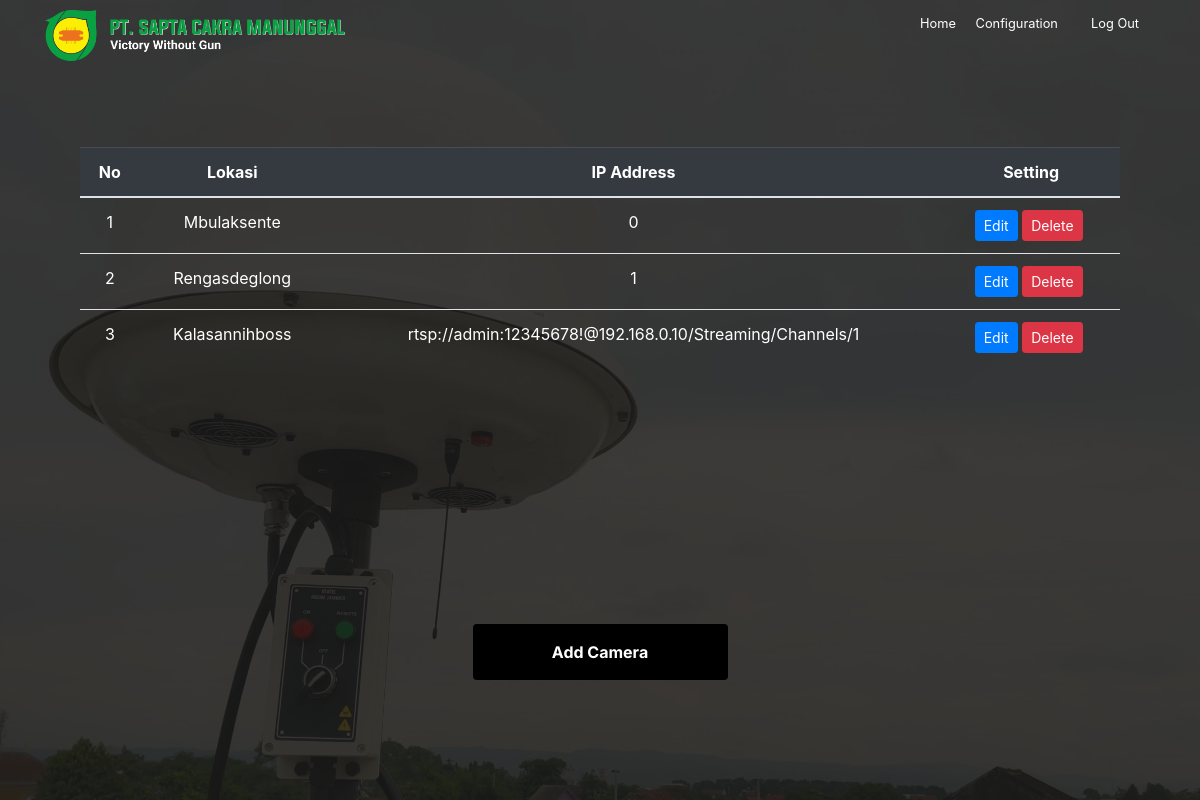
Screenshot of /list-cam (signed in) with the database file from the repository.
### website/models.py (models this page shows)
class Camera(db.Model):
    id = db.Column(db.Integer, primary_key=True)
    lokasi = db.Column(db.String(100))
    ipcam = db.Column(db.String(100))
    wib_timezone = timezone('Asia/Jakarta')
    date = db.Column(db.DateTime(timezone=True), default=func.now(wib_timezone), server_default=func.now(wib_timezone))

### website/views.py (the view)
@views.route('/list-cam', methods=['GET', 'POST'])
@login_required
def list():
    messages = get_flashed_messages(with_categories=True)
    session.clear()
    cameras = Camera.query.all()
    print(cameras)
    return render_template('list_cam.html', cameras = cameras, flashed_messages=messages)

### website/__init__.py (called while the page is built)
def create_app():
    app = Flask(__name__)
    app.config['SECRET_KEY'] = 'hjshjhdjah kjshkjdhjs'
    app.config['SQLALCHEMY_DATABASE_URI'] = f'sqlite:///{DB_NAME}'
    db.init_app(app)
    from .views import views
    from .auth import auth
    app.register_blueprint(views, url_prefix='/')
    app.register_blueprint(auth, url_prefix='/')
    from .models import User, Camera
    with app.app_context():
        create_database(app)
    login_manager = LoginManager()
    login_manager.login_view = 'auth.login'
    login_manager.init_app(app)
    @login_manager.user_loader
    def load_user(id):
        return User.query.get(int(id))
    return app

### website/templates/list_cam.html (shortened to what this page needs)
<!DOCTYPE html>
<html lang="en">
  <head>
    <link
      rel="stylesheet"
      href="https://unicons.iconscout.com/release/v4.0.0/css/line.css"
    />
    <link
      rel="stylesheet"
      href="{{ url_for('static', filename='css/bootstrap.min.css') }}"
    />
    <link
      rel="stylesheet"
      href="{{ url_for('static', filename='fonts/icomoon/style.css') }}"
    />
    <link
      rel="stylesheet"
      href="{{ url_for('static', filename='css/aos.css') }}"
    />
    <link
      rel="stylesheet"
      href="{{ url_for('static', filename='css/style.css') }}"
    />
    <link
      rel="stylesheet"
      href="https://cdn.jsdelivr.net/npm/sweetalert2@11.0.20/dist/sweetalert2.min.css"
    />
  </head>
  <body>
    <nav class="site-nav mb-5">
      <div class="pb-2 top-bar mb-3">
        <div class="container">
          <div class="row align-text-left">
            <div class="col-6 col-lg-8">
              <img
                class="gambar"
                src="{{ url_for('static', filename='images/saptafull.png') }}"
                alt=""
              />
            </div>
            <div class="col-6 col-lg-4 text-right">
              <a href="/home" class="small mr-3">
                Home
              </a>
              <a href="/sign-up" class="small mr-3"> Configuration </a>
              <a href="#" class="small mr-3" id="logout">
                <span class="icon-lock"></span>
                Log Out
              </a>
            </div>
          </div>
        </div>
      </div>
    </nav>
    <div
      class="untree_co-hero overlay"
      style="background-image: url('{{ url_for('static', filename='images/jammer.jpg') }}');"
    >
      <div class="container">
        <div
          class="row align-items-center justify-content-center"
          data-aos="fade-up"
          data-aos-delay="300"
        >
          <div class="col-12">
            <div class="untree_co-section">
              <div class="row align-items-stretch justify-content-center">
                <table id="data-table" class="table">
                  <thead class="table-dark">
                    <tr>
                      <th>No</th>
                      <th>Lokasi</th>
                      <th>IP Address</th>
                      <th>Setting</th>
                    </tr>
                  </thead>
                  <tbody>
                    {% for camera in cameras %}
                    <tr>
                      <td>{{ camera.id }}</td>
                      <td>{{ camera.lokasi }}</td>
                      <td>{{ camera.ipcam }}</td>
                      <td>
                        <a href="{{ url_for('views.editCam', id=camera.id) }}">
                          <button class="btn btn-primary btn-sm">Edit</button>
                        </a>
                        <button
                          class="btn btn-danger btn-sm"
                          style="margin-right: 5px"
                          id="hapus{{ camera.id }}"
                        >
                          Delete
                        </button>
                      </td>
                    </tr>
                    {% endfor %}
                  </tbody>
                </table>
              </div>
            </div>
          </div>
          <div class="col-sm-2 col-md-6 col-lg-3 mb-4">
            <a
              href="/tambah-cam"
              class="category d-flex justify-content-center align-items-start h-100"
            >
              <div>
                <h3><b>Add Camera</b></h3>
              </div>
            </a>
          </div>
        </div>
      </div>
    </div>
  </body>
</html>

### website/static/css/style.css (style rules this page uses)
th, td { padding: 5px; text-align: center; }
th { padding: 8px; color: white; }
tbody { color: white; }
body { background-color: gray; }
.top-bar a { color: #ffffff; }
.site-nav { position: absolute; width: 100%; z-index: 9; top: 0; }
.site-nav a { position: relative; z-index: 9; cursor: pointer; }
.site-nav { padding-top: 20px; padding-bottom: 100px; }
.untree_co-hero, .bg-img { background-size: cover; background-position: center center; background-repeat: no-repeat; background-color: rgba(26, 26, 27, 0.85); position: relative; }
.untree_co-hero.overlay, .bg-img.overlay { position: relative; }
.untree_co-hero.overlay:before, .bg-img.overlay:before { position: absolute; content: ""; top: 0; left: 0; right: 0; bottom: 0; background: rgba(26, 26, 27, 0.85); z-index: -0; }
.untree_co-hero > .container, .bg-img > .container { position: relative; z-index: 2; }
.untree_co-hero, .untree_co-hero > .container > .row, .bg-img, .bg-img > .container > .row { height: 100vh; min-height: 650px; }
.untree_co-section { padding: 50px 50px; align-items: center; position: relative; }
.gambar { width: 250px; height: auto; }
.category { display: inline-block; padding: 20px; background:black; border-radius: 4px; align-items: center; text-decoration: none !important; }
.category, .category h3, .category span { -webkit-transition: .3s all ease; -o-transition: .3s all ease; transition: .3s all ease; }
.category h3 { font-family: "Inter", sans-serif; margin: 0; font-size: 16px; line-height: 1; color: white; }
@media (min-width: 768px) { .top-bar { width: 100%; } }
@media (min-width: 768px) { .site-nav { padding-top: 10px; padding-bottom: 50px; } }
@media (min-width: 768px) { .gambar { width: 300px; } }

### rows the page displays
Camera: id "1", lokasi "Mbulaksente", ipcam "0"
Camera: id "2", lokasi "Rengasdeglong", ipcam "1"
Camera: id "3", lokasi "Kalasannihboss", ipcam "rtsp://admin:12345678!@192.168.0.10/Streaming/Channels/1"
